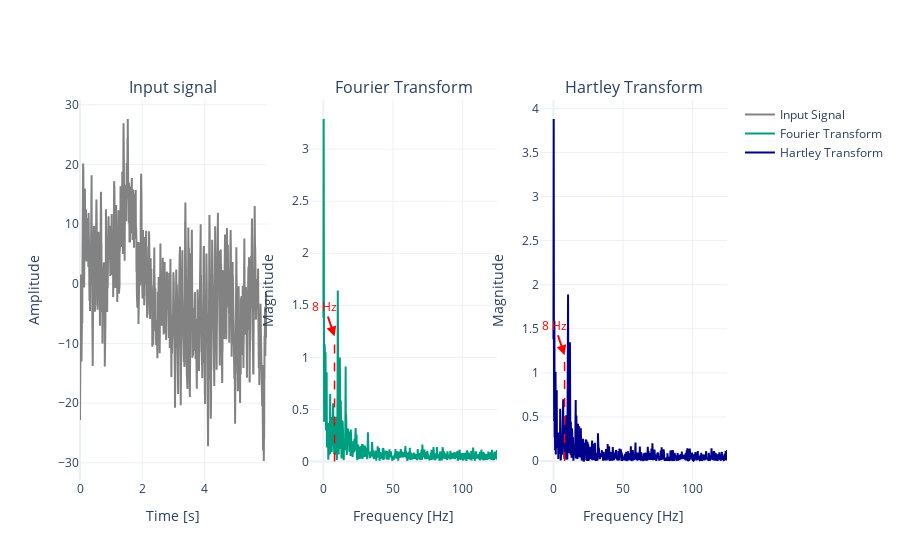
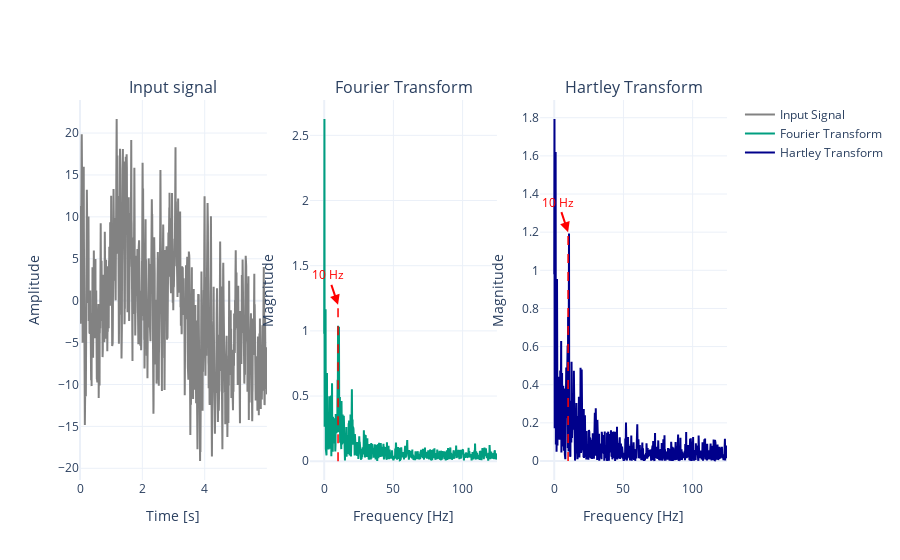
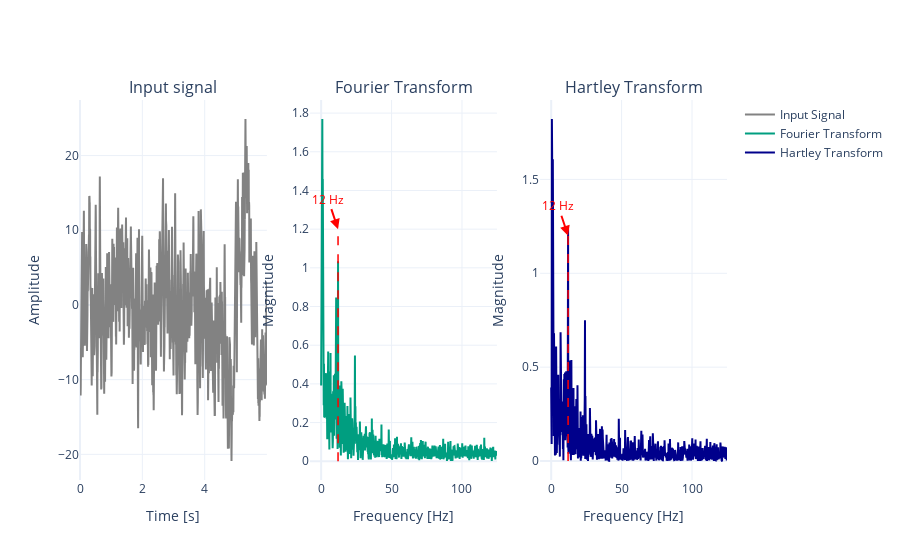
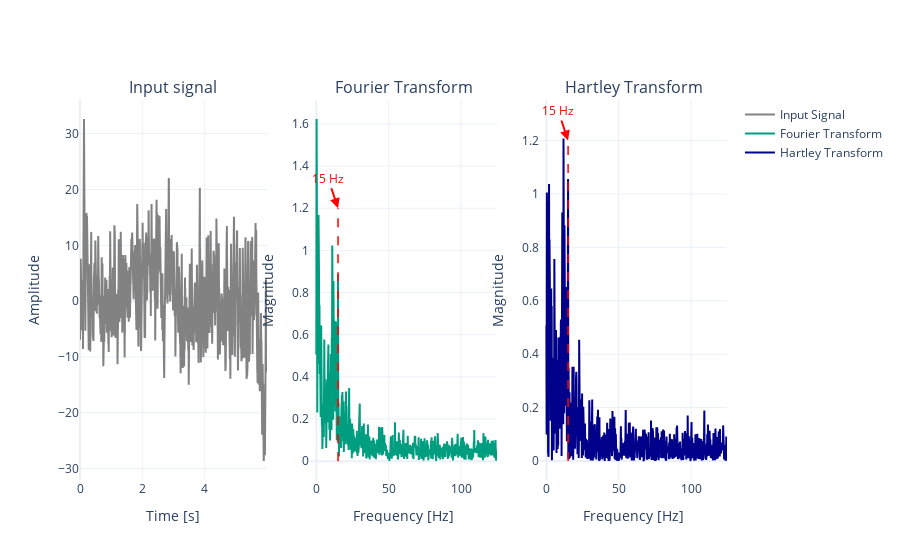

Notebook code cell kept with these figures, in order:
### Markdown cell above
#### Plotting the signal and its Fourier and Hartley Transforms BEFORE CAR

### Code cell
s = [wcar8, wcar10, wcar12, wcar15]
sf = [8, 10, 12, 15]

for idx, signal in enumerate(s):
    hartley_fourier(signal=np.reshape(signal, (1500)), stimulus_frequency=sf[idx], sampling_frequency=250)

### Figure 1 — Plotly figure (JSON) as saved in the notebook; plotly's stock layout.template omitted (floating-point values rounded to 4 significant figures; data arrays with more than 128 entries replaced by an {"elided": "..."} marker saying what was removed)
{"data": [{"line": {"color": "rgb(130, 130, 130)"}, "mode": "lines", "name": "Input Signal", "type": "scatter", "x": {"elided": "1500 float values"}, "xaxis": "x", "y": {"elided": "1500 float values"}, "yaxis": "y"}, {"line": {"color": "rgb(0, 158, 128)"}, "mode": "lines", "name": "Fourier Transform", "type": "scatter", "x": {"elided": "1500 float values"}, "xaxis": "x2", "y": {"elided": "750 float values"}, "yaxis": "y2"}, {"line": {"color": "rgb(0, 0, 139)"}, "mode": "lines", "name": "Hartley Transform", "type": "scatter", "x": {"elided": "1500 float values"}, "xaxis": "x3", "y": {"elided": "750 float values"}, "yaxis": "y3"}], "layout": {"annotations": [{"font": {"size": 16}, "showarrow": false, "text": "Input signal", "x": 0.1444, "xanchor": "center", "xref": "paper", "y": 1, "yanchor": "bottom", "yref": "paper"}, {"font": {"size": 16}, "showarrow": false, "text": "Fourier Transform", "x": 0.5, "xanchor": "center", "xref": "paper", "y": 1, "yanchor": "bottom", "yref": "paper"}, {"font": {"size": 16}, "showarrow": false, "text": "Hartley Transform", "x": 0.8556, "xanchor": "center", "xref": "paper", "y": 1, "yanchor": "bottom", "yref": "paper"}, {"arrowcolor": "red", "arrowhead": 2, "arrowsize": 1, "arrowwidth": 2, "font": {"color": "red", "size": 12}, "showarrow": true, "text": "8 Hz", "x": 8, "xref": "x2", "y": 1.2, "yref": "y2"}, {"arrowcolor": "red", "arrowhead": 2, "arrowsize": 1, "arrowwidth": 2, "font": {"color": "red", "size": 12}, "showarrow": true, "text": "8 Hz", "x": 8, "xref": "x3", "y": 1.2, "yref": "y3"}], "shapes": [{"line": {"color": "red", "dash": "dash", "width": 1.5}, "type": "line", "x0": 8, "x1": 8, "xref": "x2", "y0": 0, "y1": 1.2, "yref": "y2"}, {"line": {"color": "red", "dash": "dash", "width": 1.5}, "type": "line", "x0": 8, "x1": 8, "xref": "x3", "y0": 0, "y1": 1.2, "yref": "y3"}], "title": {"text": ""}, "xaxis": {"anchor": "y", "domain": [0, 0.2889], "title": {"text": "Time [s]"}}, "xaxis2": {"anchor": "y2", "domain": [0.3556, 0.6444], "title": {"text": "Frequency [Hz]"}}, "xaxis3": {"anchor": "y3", "domain": [0.7111, 1], "title": {"text": "Frequency [Hz]"}}, "yaxis": {"anchor": "x", "domain": [0, 1], "title": {"text": "Amplitude"}}, "yaxis2": {"anchor": "x2", "domain": [0, 1], "title": {"text": "Magnitude"}}, "yaxis3": {"anchor": "x3", "domain": [0, 1], "title": {"text": "Magnitude"}}}}

### Figure 2 — Plotly figure (JSON) as saved in the notebook; plotly's stock layout.template omitted (floating-point values rounded to 4 significant figures; data arrays with more than 128 entries replaced by an {"elided": "..."} marker saying what was removed)
{"data": [{"line": {"color": "rgb(130, 130, 130)"}, "mode": "lines", "name": "Input Signal", "type": "scatter", "x": {"elided": "1500 float values"}, "xaxis": "x", "y": {"elided": "1500 float values"}, "yaxis": "y"}, {"line": {"color": "rgb(0, 158, 128)"}, "mode": "lines", "name": "Fourier Transform", "type": "scatter", "x": {"elided": "1500 float values"}, "xaxis": "x2", "y": {"elided": "750 float values"}, "yaxis": "y2"}, {"line": {"color": "rgb(0, 0, 139)"}, "mode": "lines", "name": "Hartley Transform", "type": "scatter", "x": {"elided": "1500 float values"}, "xaxis": "x3", "y": {"elided": "750 float values"}, "yaxis": "y3"}], "layout": {"annotations": [{"font": {"size": 16}, "showarrow": false, "text": "Input signal", "x": 0.1444, "xanchor": "center", "xref": "paper", "y": 1, "yanchor": "bottom", "yref": "paper"}, {"font": {"size": 16}, "showarrow": false, "text": "Fourier Transform", "x": 0.5, "xanchor": "center", "xref": "paper", "y": 1, "yanchor": "bottom", "yref": "paper"}, {"font": {"size": 16}, "showarrow": false, "text": "Hartley Transform", "x": 0.8556, "xanchor": "center", "xref": "paper", "y": 1, "yanchor": "bottom", "yref": "paper"}, {"arrowcolor": "red", "arrowhead": 2, "arrowsize": 1, "arrowwidth": 2, "font": {"color": "red", "size": 12}, "showarrow": true, "text": "10 Hz", "x": 10, "xref": "x2", "y": 1.2, "yref": "y2"}, {"arrowcolor": "red", "arrowhead": 2, "arrowsize": 1, "arrowwidth": 2, "font": {"color": "red", "size": 12}, "showarrow": true, "text": "10 Hz", "x": 10, "xref": "x3", "y": 1.2, "yref": "y3"}], "shapes": [{"line": {"color": "red", "dash": "dash", "width": 1.5}, "type": "line", "x0": 10, "x1": 10, "xref": "x2", "y0": 0, "y1": 1.2, "yref": "y2"}, {"line": {"color": "red", "dash": "dash", "width": 1.5}, "type": "line", "x0": 10, "x1": 10, "xref": "x3", "y0": 0, "y1": 1.2, "yref": "y3"}], "title": {"text": ""}, "xaxis": {"anchor": "y", "domain": [0, 0.2889], "title": {"text": "Time [s]"}}, "xaxis2": {"anchor": "y2", "domain": [0.3556, 0.6444], "title": {"text": "Frequency [Hz]"}}, "xaxis3": {"anchor": "y3", "domain": [0.7111, 1], "title": {"text": "Frequency [Hz]"}}, "yaxis": {"anchor": "x", "domain": [0, 1], "title": {"text": "Amplitude"}}, "yaxis2": {"anchor": "x2", "domain": [0, 1], "title": {"text": "Magnitude"}}, "yaxis3": {"anchor": "x3", "domain": [0, 1], "title": {"text": "Magnitude"}}}}

### Figure 3 — Plotly figure (JSON) as saved in the notebook; plotly's stock layout.template omitted (floating-point values rounded to 4 significant figures; data arrays with more than 128 entries replaced by an {"elided": "..."} marker saying what was removed)
{"data": [{"line": {"color": "rgb(130, 130, 130)"}, "mode": "lines", "name": "Input Signal", "type": "scatter", "x": {"elided": "1500 float values"}, "xaxis": "x", "y": {"elided": "1500 float values"}, "yaxis": "y"}, {"line": {"color": "rgb(0, 158, 128)"}, "mode": "lines", "name": "Fourier Transform", "type": "scatter", "x": {"elided": "1500 float values"}, "xaxis": "x2", "y": {"elided": "750 float values"}, "yaxis": "y2"}, {"line": {"color": "rgb(0, 0, 139)"}, "mode": "lines", "name": "Hartley Transform", "type": "scatter", "x": {"elided": "1500 float values"}, "xaxis": "x3", "y": {"elided": "750 float values"}, "yaxis": "y3"}], "layout": {"annotations": [{"font": {"size": 16}, "showarrow": false, "text": "Input signal", "x": 0.1444, "xanchor": "center", "xref": "paper", "y": 1, "yanchor": "bottom", "yref": "paper"}, {"font": {"size": 16}, "showarrow": false, "text": "Fourier Transform", "x": 0.5, "xanchor": "center", "xref": "paper", "y": 1, "yanchor": "bottom", "yref": "paper"}, {"font": {"size": 16}, "showarrow": false, "text": "Hartley Transform", "x": 0.8556, "xanchor": "center", "xref": "paper", "y": 1, "yanchor": "bottom", "yref": "paper"}, {"arrowcolor": "red", "arrowhead": 2, "arrowsize": 1, "arrowwidth": 2, "font": {"color": "red", "size": 12}, "showarrow": true, "text": "12 Hz", "x": 12, "xref": "x2", "y": 1.2, "yref": "y2"}, {"arrowcolor": "red", "arrowhead": 2, "arrowsize": 1, "arrowwidth": 2, "font": {"color": "red", "size": 12}, "showarrow": true, "text": "12 Hz", "x": 12, "xref": "x3", "y": 1.2, "yref": "y3"}], "shapes": [{"line": {"color": "red", "dash": "dash", "width": 1.5}, "type": "line", "x0": 12, "x1": 12, "xref": "x2", "y0": 0, "y1": 1.2, "yref": "y2"}, {"line": {"color": "red", "dash": "dash", "width": 1.5}, "type": "line", "x0": 12, "x1": 12, "xref": "x3", "y0": 0, "y1": 1.2, "yref": "y3"}], "title": {"text": ""}, "xaxis": {"anchor": "y", "domain": [0, 0.2889], "title": {"text": "Time [s]"}}, "xaxis2": {"anchor": "y2", "domain": [0.3556, 0.6444], "title": {"text": "Frequency [Hz]"}}, "xaxis3": {"anchor": "y3", "domain": [0.7111, 1], "title": {"text": "Frequency [Hz]"}}, "yaxis": {"anchor": "x", "domain": [0, 1], "title": {"text": "Amplitude"}}, "yaxis2": {"anchor": "x2", "domain": [0, 1], "title": {"text": "Magnitude"}}, "yaxis3": {"anchor": "x3", "domain": [0, 1], "title": {"text": "Magnitude"}}}}

### Figure 4 — Plotly figure (JSON) as saved in the notebook; plotly's stock layout.template omitted (floating-point values rounded to 4 significant figures; data arrays with more than 128 entries replaced by an {"elided": "..."} marker saying what was removed)
{"data": [{"line": {"color": "rgb(130, 130, 130)"}, "mode": "lines", "name": "Input Signal", "type": "scatter", "x": {"elided": "1500 float values"}, "xaxis": "x", "y": {"elided": "1500 float values"}, "yaxis": "y"}, {"line": {"color": "rgb(0, 158, 128)"}, "mode": "lines", "name": "Fourier Transform", "type": "scatter", "x": {"elided": "1500 float values"}, "xaxis": "x2", "y": {"elided": "750 float values"}, "yaxis": "y2"}, {"line": {"color": "rgb(0, 0, 139)"}, "mode": "lines", "name": "Hartley Transform", "type": "scatter", "x": {"elided": "1500 float values"}, "xaxis": "x3", "y": {"elided": "750 float values"}, "yaxis": "y3"}], "layout": {"annotations": [{"font": {"size": 16}, "showarrow": false, "text": "Input signal", "x": 0.1444, "xanchor": "center", "xref": "paper", "y": 1, "yanchor": "bottom", "yref": "paper"}, {"font": {"size": 16}, "showarrow": false, "text": "Fourier Transform", "x": 0.5, "xanchor": "center", "xref": "paper", "y": 1, "yanchor": "bottom", "yref": "paper"}, {"font": {"size": 16}, "showarrow": false, "text": "Hartley Transform", "x": 0.8556, "xanchor": "center", "xref": "paper", "y": 1, "yanchor": "bottom", "yref": "paper"}, {"arrowcolor": "red", "arrowhead": 2, "arrowsize": 1, "arrowwidth": 2, "font": {"color": "red", "size": 12}, "showarrow": true, "text": "15 Hz", "x": 15, "xref": "x2", "y": 1.2, "yref": "y2"}, {"arrowcolor": "red", "arrowhead": 2, "arrowsize": 1, "arrowwidth": 2, "font": {"color": "red", "size": 12}, "showarrow": true, "text": "15 Hz", "x": 15, "xref": "x3", "y": 1.2, "yref": "y3"}], "shapes": [{"line": {"color": "red", "dash": "dash", "width": 1.5}, "type": "line", "x0": 15, "x1": 15, "xref": "x2", "y0": 0, "y1": 1.2, "yref": "y2"}, {"line": {"color": "red", "dash": "dash", "width": 1.5}, "type": "line", "x0": 15, "x1": 15, "xref": "x3", "y0": 0, "y1": 1.2, "yref": "y3"}], "title": {"text": ""}, "xaxis": {"anchor": "y", "domain": [0, 0.2889], "title": {"text": "Time [s]"}}, "xaxis2": {"anchor": "y2", "domain": [0.3556, 0.6444], "title": {"text": "Frequency [Hz]"}}, "xaxis3": {"anchor": "y3", "domain": [0.7111, 1], "title": {"text": "Frequency [Hz]"}}, "yaxis": {"anchor": "x", "domain": [0, 1], "title": {"text": "Amplitude"}}, "yaxis2": {"anchor": "x2", "domain": [0, 1], "title": {"text": "Magnitude"}}, "yaxis3": {"anchor": "x3", "domain": [0, 1], "title": {"text": "Magnitude"}}}}
